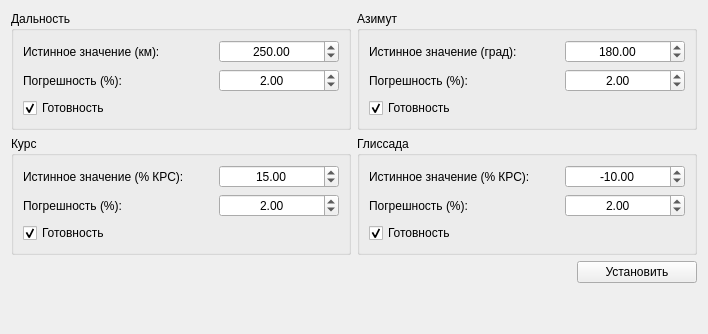
      <widget class="QWidget" name="tabSimulator">
       <attribute name="title">
        <string>Симулятор БНПА</string>
       </attribute>
       <layout class="QGridLayout" name="gridLayout_9">
        <item row="0" column="0" colspan="2">
         <widget class="QGroupBox" name="groupBoxSimRange">
          <property name="minimumSize">
           <size>
            <width>340</width>
            <height>0</height>
           </size>
          </property>
          <property name="maximumSize">
           <size>
            <width>340</width>
            <height>16777215</height>
           </size>
          </property>
          <property name="title">
           <string>Дальность</string>
          </property>
          <layout class="QGridLayout" name="gridLayout_10">
           <item row="0" column="0">
            <layout class="QVBoxLayout" name="verticalLayout_8">
             <item>
              <layout class="QHBoxLayout" name="horizontalLayout_21">
               <item>
                <widget class="QLabel" name="labelSimTrueValueRange">
                 <property name="text">
                  <string>Истинное значение (км):</string>
                 </property>
                </widget>
               </item>
               <item>
                <widget class="QDoubleSpinBox" name="doubleSpinBoxSimTrueRange">
                 <property name="minimumSize">
                  <size>
                   <width>120</width>
                   <height>0</height>
                  </size>
                 </property>
                 <property name="maximumSize">
                  <size>
                   <width>120</width>
                   <height>16777215</height>
                  </size>
                 </property>
                 <property name="alignment">
                  <set>Qt::AlignCenter</set>
                 </property>
                 <property name="maximum">
                  <double>1000.000000000000000</double>
                 </property>
                 <property name="value">
                  <double>250.000000000000000</double>
                 </property>
                </widget>
               </item>
              </layout>
             </item>
             <item>
              <layout class="QHBoxLayout" name="horizontalLayout_22">
               <item>
                <widget class="QLabel" name="labelSimErrorRange">
                 <property name="text">
                  <string>Погрешность (%):</string>
                 </property>
                </widget>
               </item>
               <item>
                <widget class="QDoubleSpinBox" name="doubleSpinBoxSimErrorRange">
                 <property name="minimumSize">
                  <size>
                   <width>120</width>
                   <height>0</height>
                  </size>
                 </property>
                 <property name="maximumSize">
                  <size>
                   <width>120</width>
                   <height>16777215</height>
                  </size>
                 </property>
                 <property name="alignment">
                  <set>Qt::AlignCenter</set>
                 </property>
                 <property name="maximum">
                  <double>100.000000000000000</double>
                 </property>
                 <property name="value">
                  <double>2.000000000000000</double>
                 </property>
                </widget>
               </item>
              </layout>
             </item>
             <item>
              <widget class="QCheckBox" name="checkBoxSimStatusRange">
               <property name="text">
                <string>Готовность</string>
               </property>
               <property name="checked">
                <bool>true</bool>
               </property>
              </widget>
             </item>
            </layout>
           </item>
          </layout>
         </widget>
        </item>
        <item row="0" column="2">
         <widget class="QGroupBox" name="groupBoxSimAzimuth">
          <property name="minimumSize">
           <size>
            <width>340</width>
            <height>0</height>
           </size>
          </property>
          <property name="maximumSize">
           <size>
            <width>340</width>
            <height>16777215</height>
           </size>
          </property>
          <property name="title">
           <string>Азимут</string>
          </property>
          <layout class="QGridLayout" name="gridLayout_11">
           <item row="0" column="0">
            <layout class="QVBoxLayout" name="verticalLayout_9">
             <item>
              <layout class="QHBoxLayout" name="horizontalLayout_23">
               <item>
                <widget class="QLabel" name="labelSimTrueValueAzimuth">
                 <property name="text">
                  <string>Истинное значение (град):</string>
                 </property>
                </widget>
               </item>
               <item>
                <widget class="QDoubleSpinBox" name="doubleSpinBoxSimTrueAzimuth">
                 <property name="minimumSize">
                  <size>
                   <width>120</width>
                   <height>0</height>
                  </size>
                 </property>
                 <property name="maximumSize">
                  <size>
                   <width>120</width>
                   <height>16777215</height>
                  </size>
                 </property>
                 <property name="alignment">
                  <set>Qt::AlignCenter</set>
                 </property>
                 <property name="maximum">
                  <double>360.000000000000000</double>
                 </property>
                 <property name="value">
                  <double>180.000000000000000</double>
                 </property>
                </widget>
               </item>
              </layout>
             </item>
             <item>
              <layout class="QHBoxLayout" name="horizontalLayout_24">
               <item>
                <widget class="QLabel" name="labelSimErrorAzimuth">
                 <property name="text">
                  <string>Погрешность (%):</string>
                 </property>
                </widget>
               </item>
               <item>
                <widget class="QDoubleSpinBox" name="doubleSpinBoxSimErrorAzimuth">
                 <property name="minimumSize">
                  <size>
                   <width>120</width>
                   <height>0</height>
                  </size>
                 </property>
                 <property name="maximumSize">
                  <size>
                   <width>120</width>
                   <height>16777215</height>
                  </size>
                 </property>
                 <property name="alignment">
                  <set>Qt::AlignCenter</set>
                 </property>
                 <property name="maximum">
                  <double>100.000000000000000</double>
                 </property>
                 <property name="value">
                  <double>2.000000000000000</double>
                 </property>
                </widget>
               </item>
              </layout>
             </item>
             <item>
              <widget class="QCheckBox" name="checkBoxSimStatusAzimuth">
               <property name="text">
                <string>Готовность</string>
               </property>
               <property name="checked">
                <bool>true</bool>
               </property>
              </widget>
             </item>
            </layout>
           </item>
          </layout>
         </widget>
        </item>
        <item row="1" column="0" colspan="2">
         <widget class="QGroupBox" name="groupBoxSimCourse">
          <property name="minimumSize">
           <size>
            <width>340</width>
            <height>0</height>
           </size>
          </property>
          <property name="maximumSize">
           <size>
            <width>340</width>
            <height>16777215</height>
           </size>
          </property>
          <property name="title">
           <string>Курс</string>
          </property>
          <layout class="QGridLayout" name="gridLayout_12">
           <item row="0" column="0">
            <layout class="QVBoxLayout" name="verticalLayout_10">
             <item>
              <layout class="QHBoxLayout" name="horizontalLayout_25">
               <item>
                <widget class="QLabel" name="labelSimTrueValueCourse">
                 <property name="text">
                  <string>Истинное значение (% КРС):</string>
                 </property>
                </widget>
               </item>
               <item>
                <widget class="QDoubleSpinBox" name="doubleSpinBoxSimTrueCourse">
                 <property name="minimumSize">
                  <size>
                   <width>120</width>
                   <height>0</height>
                  </size>
                 </property>
                 <property name="maximumSize">
                  <size>
                   <width>120</width>
                   <height>16777215</height>
                  </size>
                 </property>
                 <property name="alignment">
                  <set>Qt::AlignCenter</set>
                 </property>
                 <property name="minimum">
                  <double>-45.000000000000000</double>
                 </property>
                 <property name="maximum">
                  <double>45.000000000000000</double>
                 </property>
                 <property name="singleStep">
                  <double>1.000000000000000</double>
                 </property>
                 <property name="value">
                  <double>15.000000000000000</double>
                 </property>
                </widget>
               </item>
              </layout>
             </item>
             <item>
              <layout class="QHBoxLayout" name="horizontalLayout_26">
               <item>
                <widget class="QLabel" name="labelSimErrorCourse">
                 <property name="text">
                  <string>Погрешность (%):</string>
                 </property>
                </widget>
               </item>
               <item>
                <widget class="QDoubleSpinBox" name="doubleSpinBoxSimErrorCourse">
                 <property name="minimumSize">
                  <size>
                   <width>120</width>
                   <height>0</height>
                  </size>
                 </property>
                 <property name="maximumSize">
                  <size>
                   <width>120</width>
                   <height>16777215</height>
                  </size>
                 </property>
                 <property name="alignment">
                  <set>Qt::AlignCenter</set>
                 </property>
                 <property name="maximum">
                  <double>100.000000000000000</double>
                 </property>
                 <property name="value">
                  <double>2.000000000000000</double>
                 </property>
                </widget>
               </item>
              </layout>
             </item>
             <item>
              <widget class="QCheckBox" name="checkBoxSimStatusCourse">
               <property name="text">
                <string>Готовность</string>
               </property>
               <property name="checked">
                <bool>true</bool>
               </property>
              </widget>
             </item>
            </layout>
           </item>
          </layout>
         </widget>
        </item>
        <item row="1" column="2">
         <widget class="QGroupBox" name="groupBoxSimGlide">
          <property name="minimumSize">
           <size>
            <width>340</width>
            <height>0</height>
           </size>
          </property>
          <property name="maximumSize">
           <size>
            <width>340</width>
            <height>16777215</height>
           </size>
          </property>
          <property name="title">
           <string>Глиссада</string>
          </property>
          <layout class="QGridLayout" name="gridLayout_13">
           <item row="0" column="0">
            <layout class="QVBoxLayout" name="verticalLayout_11">
             <item>
              <layout class="QHBoxLayout" name="horizontalLayout_27">
               <item>
                <widget class="QLabel" name="labelSimTrueValueGlide">
                 <property name="text">
                  <string>Истинное значение (% КРС):</string>
                 </property>
                </widget>
               </item>
               <item>
                <widget class="QDoubleSpinBox" name="doubleSpinBoxSimTrueGlide">
                 <property name="minimumSize">
                  <size>
                   <width>120</width>
                   <height>0</height>
                  </size>
                 </property>
                 <property name="maximumSize">
                  <size>
                   <width>120</width>
                   <height>16777215</height>
                  </size>
                 </property>
                 <property name="alignment">
                  <set>Qt::AlignCenter</set>
                 </property>
                 <property name="minimum">
                  <double>-45.000000000000000</double>
                 </property>
                 <property name="maximum">
                  <double>45.000000000000000</double>
                 </property>
                 <property name="stepType">
                  <enum>QAbstractSpinBox::DefaultStepType</enum>
                 </property>
                 <property name="value">
                  <double>-10.000000000000000</double>
                 </property>
                </widget>
               </item>
              </layout>
             </item>
             <item>
              <layout class="QHBoxLayout" name="horizontalLayout_28">
               <item>
                <widget class="QLabel" name="labelSimErrorGlide">
                 <property name="text">
                  <string>Погрешность (%):</string>
                 </property>
                </widget>
               </item>
               <item>
                <widget class="QDoubleSpinBox" name="doubleSpinBoxSimErrorGlide">
                 <property name="minimumSize">
                  <size>
                   <width>120</width>
                   <height>0</height>
                  </size>
                 </property>
                 <property name="maximumSize">
                  <size>
                   <width>120</width>
                   <height>16777215</height>
                  </size>
                 </property>
                 <property name="alignment">
                  <set>Qt::AlignCenter</set>
                 </property>
                 <property name="maximum">
                  <double>100.000000000000000</double>
                 </property>
                 <property name="value">
                  <double>2.000000000000000</double>
                 </property>
                </widget>
               </item>
              </layout>
             </item>
             <item>
              <widget class="QCheckBox" name="checkBoxSimStatusGlide">
               <property name="text">
                <string>Готовность</string>
               </property>
               <property name="checked">
                <bool>true</bool>
               </property>
              </widget>
             </item>
            </layout>
           </item>
          </layout>
         </widget>
        </item>
        <item row="2" column="0" colspan="3">
         <layout class="QHBoxLayout" name="horizontalLayout_29">
          <item>
           <spacer name="horizontalSpacer_3">
            <property name="orientation">
             <enum>Qt::Horizontal</enum>
            </property>
            <property name="sizeHint" stdset="0">
             <size>
              <width>40</width>
              <height>20</height>
             </size>
            </property>
           </spacer>
          </item>
          <item>
           <widget class="QPushButton" name="pushButtonSetSimulationSettings">
            <property name="minimumSize">
             <size>
              <width>120</width>
              <height>0</height>
             </size>
            </property>
            <property name="text">
             <string>Установить</string>
            </property>
           </widget>
          </item>
         </layout>
        </item>
        <item row="3" column="0" colspan="3">
         <spacer name="verticalSpacer">
          <property name="orientation">
           <enum>Qt::Vertical</enum>
          </property>
          <property name="sizeHint" stdset="0">
           <size>
            <width>20</width>
            <height>40</height>
           </size>
          </property>
         </spacer>
        </item>
       </layout>
      </widget>
